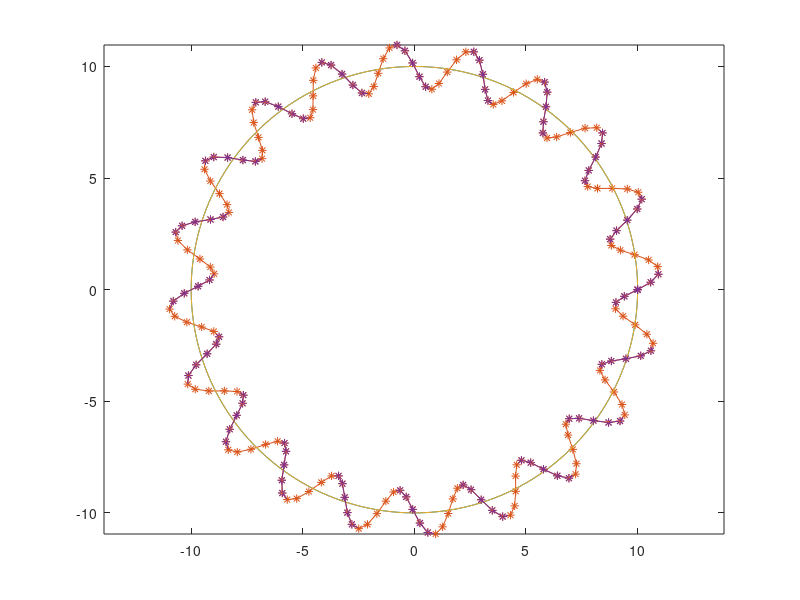

The MATLAB source for this figure:
%% helix
a = 1; % radius of projected circle
b = 2; % longitudinal dimension

t = (1:100)/10;

x = a*cos(t);
y = a*sin(t);
z = b*t;

plot3(x,y,z);

axis equal

%% helix around a circle (2D)
th = linspace(0,2*pi,200);

frac = 0.25; % arc length as a fraction of the full circle
npt = 200; % number of points 
Rk = 10; % radius of curvature
a = 1; % amplitude of the sine wave
n = 20; % number of sinusoids


x = (Rk + a*sin(n*th)).*cos(th);
y = (Rk + a*sin(n*th)).*sin(th);

plot(Rk*sin(th),Rk*cos(th));
hold on;
plot(x,y,'*-');
axis equal

%% helix around a circle (3D)
th = linspace(0,2*pi,200);

frac = 0.25; % arc length as a fraction of the full circle
npt = 200; % number of points 
Rk = 10; % radius of curvature
a = 1; % amplitude of the sine wave
n = 20; % number of sinusoids

x = (Rk + a*sin(n*th)).*cos(th);
y = (Rk + a*sin(n*th)).*sin(th);
z = a*cos(n*th);

plot(Rk*sin(th),Rk*cos(th));
hold on;
plot3(x,y,z,'*-');
axis equal
